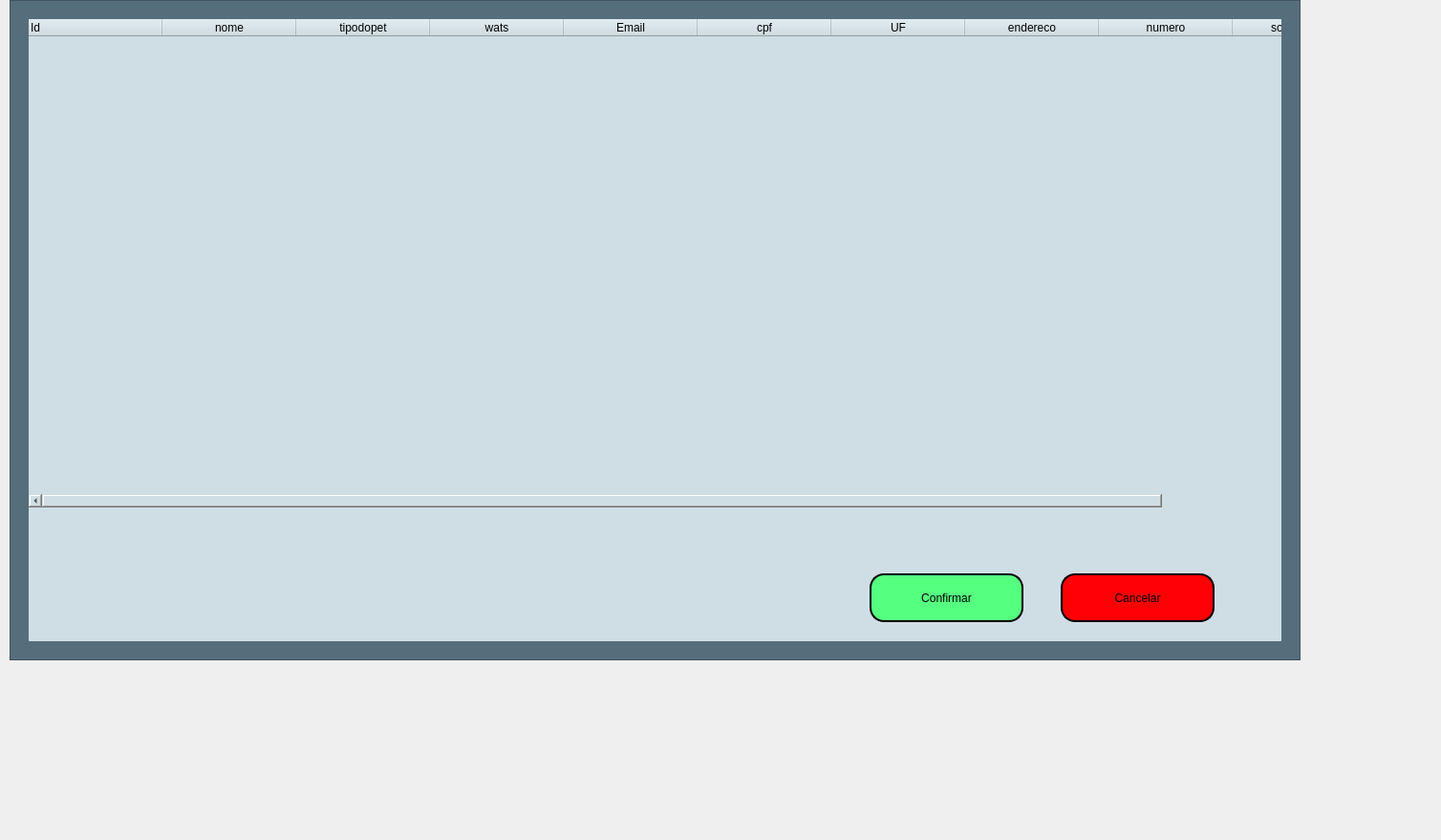
<?xml version="1.0" encoding="UTF-8"?>
<ui version="4.0">
 <class>MainWindow</class>
 <widget class="QMainWindow" name="MainWindow">
  <property name="geometry">
   <rect>
    <x>0</x>
    <y>0</y>
    <width>1508</width>
    <height>879</height>
   </rect>
  </property>
  <property name="windowTitle">
   <string>MainWindow</string>
  </property>
  <widget class="QWidget" name="centralwidget">
   <widget class="QFrame" name="frame">
    <property name="geometry">
     <rect>
      <x>10</x>
      <y>0</y>
      <width>1351</width>
      <height>691</height>
     </rect>
    </property>
    <property name="styleSheet">
     <string notr="true">background-color: rgba(86,109,124,255);</string>
    </property>
    <property name="frameShape">
     <enum>QFrame::StyledPanel</enum>
    </property>
    <property name="frameShadow">
     <enum>QFrame::Raised</enum>
    </property>
    <widget class="QFrame" name="frame_2">
     <property name="geometry">
      <rect>
       <x>20</x>
       <y>20</y>
       <width>1311</width>
       <height>651</height>
      </rect>
     </property>
     <property name="styleSheet">
      <string notr="true">font: 19pt &quot;MS Sans Serif&quot;;
background-color: rgba(207,222,229,255);
border-radius: 1px;
border-width:2px;</string>
     </property>
     <property name="frameShape">
      <enum>QFrame::StyledPanel</enum>
     </property>
     <property name="frameShadow">
      <enum>QFrame::Raised</enum>
     </property>
     <widget class="QPushButton" name="btnConfirmar">
      <property name="geometry">
       <rect>
        <x>880</x>
        <y>580</y>
        <width>161</width>
        <height>51</height>
       </rect>
      </property>
      <property name="styleSheet">
       <string notr="true">border-radius: 15px;
border-width:2px;
border-style:outset;
border-color:black;
color: #000;
background-color: rgb(85, 255, 127);</string>
      </property>
      <property name="text">
       <string>Confirmar</string>
      </property>
     </widget>
     <widget class="QPushButton" name="btnCancelar">
      <property name="geometry">
       <rect>
        <x>1080</x>
        <y>580</y>
        <width>161</width>
        <height>51</height>
       </rect>
      </property>
      <property name="styleSheet">
       <string notr="true">border-radius: 15px;
border-width:2px;
border-style:outset;
border-color:black;
color: #000;
background-color: rgb(254, 0, 4);</string>
      </property>
      <property name="text">
       <string>Cancelar</string>
      </property>
     </widget>
     <widget class="QTableWidget" name="tableWidget">
      <property name="geometry">
       <rect>
        <x>0</x>
        <y>0</y>
        <width>1331</width>
        <height>511</height>
       </rect>
      </property>
      <property name="contextMenuPolicy">
       <enum>Qt::CustomContextMenu</enum>
      </property>
      <property name="styleSheet">
       <string notr="true">border-radius: 15px;
border-width:2px;
color: rgb(0, 0, 0);</string>
      </property>
      <attribute name="horizontalHeaderDefaultSectionSize">
       <number>140</number>
      </attribute>
      <attribute name="horizontalHeaderStretchLastSection">
       <bool>true</bool>
      </attribute>
      <attribute name="verticalHeaderDefaultSectionSize">
       <number>30</number>
      </attribute>
      <column>
       <property name="text">
        <string>Id</string>
       </property>
       <property name="textAlignment">
        <set>AlignLeading|AlignVCenter</set>
       </property>
      </column>
      <column>
       <property name="text">
        <string>nome</string>
       </property>
      </column>
      <column>
       <property name="text">
        <string>tipodopet</string>
       </property>
      </column>
      <column>
       <property name="text">
        <string>wats</string>
       </property>
      </column>
      <column>
       <property name="text">
        <string>Email</string>
       </property>
      </column>
      <column>
       <property name="text">
        <string>cpf</string>
       </property>
      </column>
      <column>
       <property name="text">
        <string>UF</string>
       </property>
      </column>
      <column>
       <property name="text">
        <string>endereco</string>
       </property>
      </column>
      <column>
       <property name="text">
        <string>numero</string>
       </property>
      </column>
      <column>
       <property name="text">
        <string>sobrenome</string>
       </property>
      </column>
     </widget>
    </widget>
   </widget>
  </widget>
 </widget>
 <resources/>
 <connections/>
</ui>
